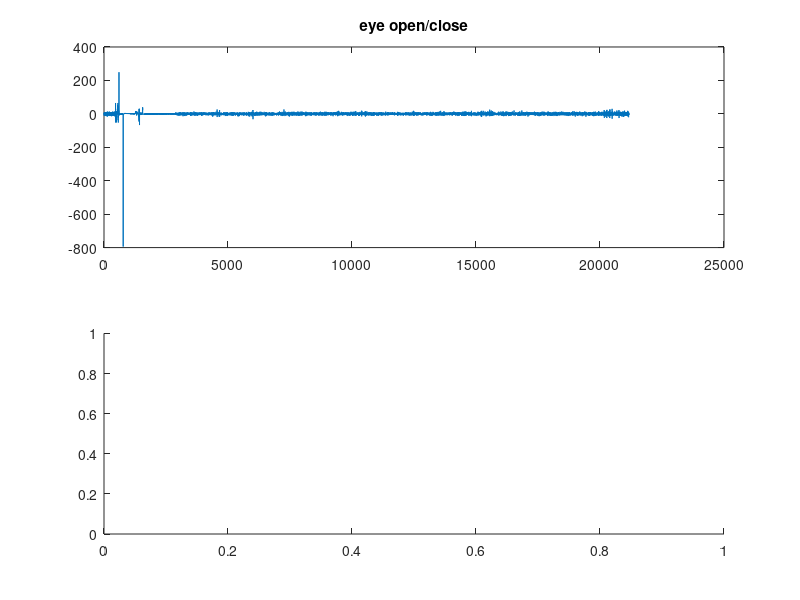

The MATLAB source for this figure: (Note: this script raises an error after producing the figure.)
mkdir('chronux_2_12')
addpath(genpath('chronux_2_12'))
clc; clear;

%%
% get the time and raw data from parsed csv file
fileID = fopen("capture.txt", 'r');
formatSpec = '%d %f';
sizeA = [2 Inf];
data = fscanf(fileID,formatSpec,sizeA);
data = data';
%data = data(5000:40000, :);      % trim the raw data if needed

time = data(:,1);
raw_value = data(:,2);

data_size = size(raw_value);
data_size = data_size(1,1);
new_raw_value = [];

for i = 2:data_size
    new_raw_value(i,1) = raw_value(i,1) - raw_value(i-1, 1);
end

% plot the eeg signal waveform and spectrogram
params.Fs     = 1000;     % sampling rate 
params.fpass  = [0 40];  % limit the frequency range for display 
params.tapers = [2 3];
movingWin = [0.6 0.1];
params.trialave = 0;
params.err = 1;

subplot(2,1,1)
plot(new_raw_value);
title("eye open/close");

subplot(2,1,2)
[Sc,t,f]=mtspecgramc(new_raw_value,movingWin,params);
imagesc(t,f,Sc');
set(gca,'YDir','normal') % flip the graph
xlabel('Time(s)') 
ylabel('Frequency') 
colormap("turbo");

